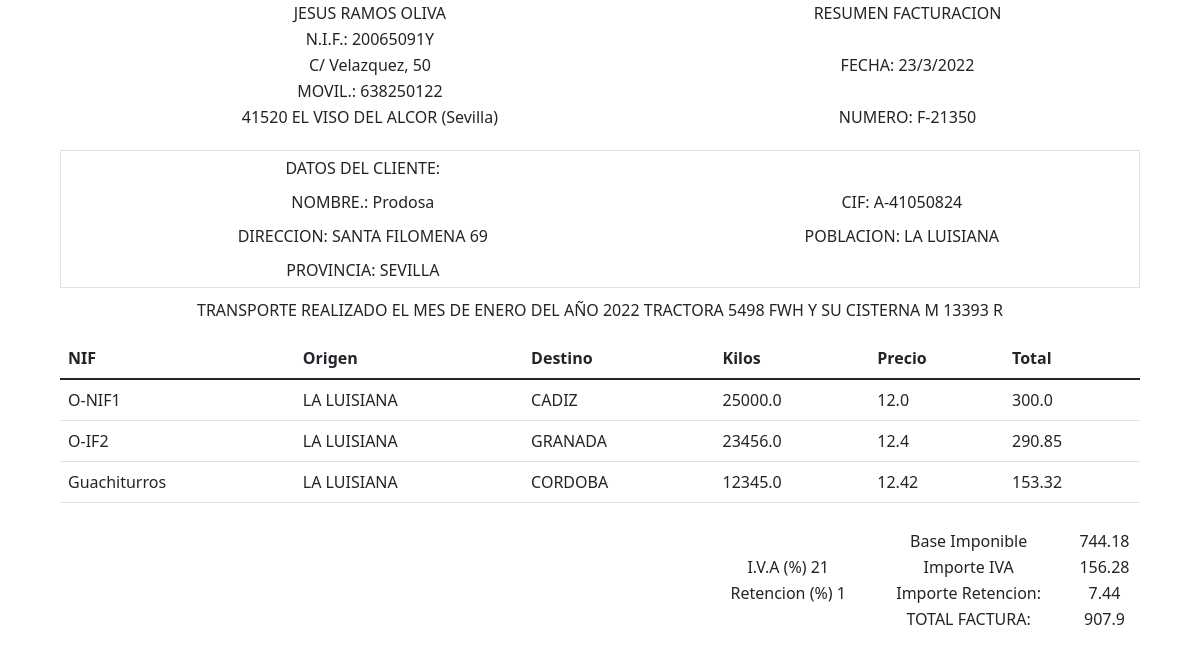
The app's page /factura/, older data.
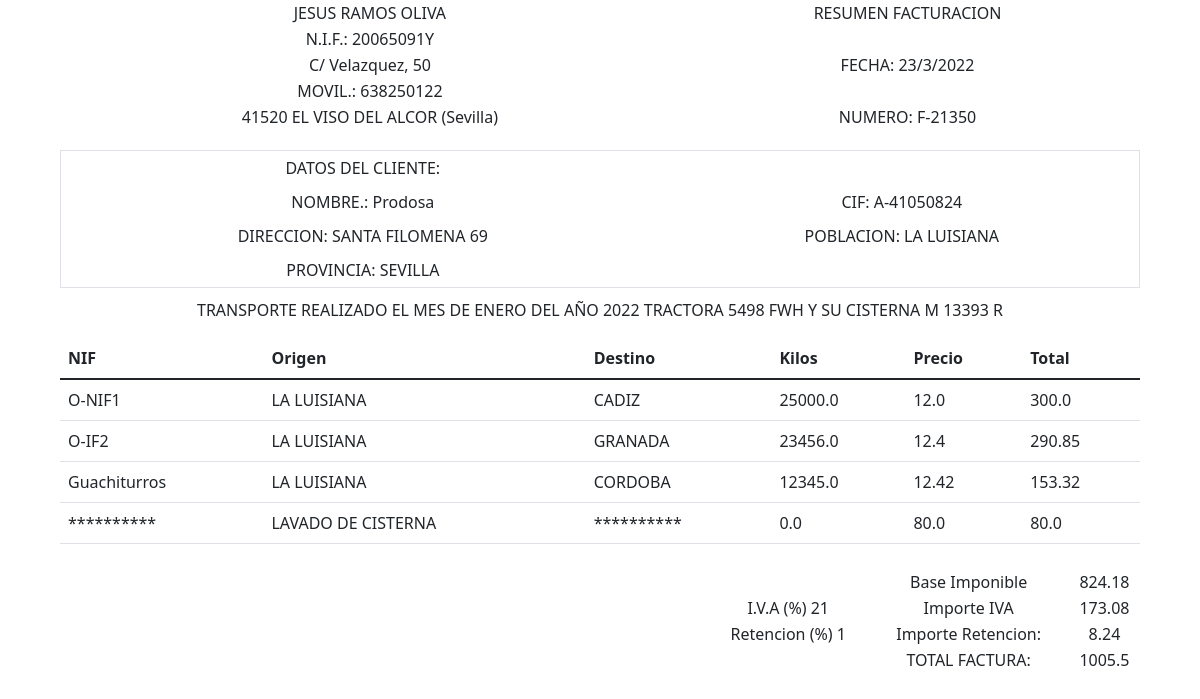
The same page, newer data.
### Factura/models.py (models this page shows, shortened)
class empresa(models.Model):
    nif=models.CharField(max_length=50)
    nombre=models.CharField(max_length=50)
    apellido1=models.CharField(max_length=50)
    apellido2=models.CharField(max_length=50)
    calle=models.CharField(max_length=50)
    movil=models.CharField(max_length=50)
    cp=models.CharField(max_length=50, default='41520')
    localidad=models.CharField(max_length=50, default='EL VISO DEL ALCOR')
    provincia=models.CharField(max_length=50, default='Sevilla')
    matricula=models.CharField(max_length=50)
    matricula_remolque=models.CharField(max_length=50)

class cliente(models.Model):
    cif=models.CharField(max_length=50, primary_key = True)
    nombre=models.CharField(max_length=50)
    direccion=models.CharField(max_length=50)
    provincia=models.CharField(max_length=50)
    poblacion=models.CharField(max_length=50)

class temporal(models.Model):
    empleado=models.CharField(max_length=50)
    cif=models.CharField(max_length=50)
    mes=models.CharField(max_length=50)
    año=models.CharField(max_length=50)
    iva=models.CharField(max_length=50)
    lavado=models.CharField(max_length=50)
    retencion=models.CharField(max_length=50)
    kilosminimos=models.CharField(max_length=50)

class factura(models.Model):
    cif=ForeignKey(cliente, on_delete=models.CASCADE, default=0.0)
    nif=models.CharField(max_length=50)
    origen=models.CharField(max_length=50)
    destino=models.CharField(max_length=50)
    mes=models.CharField(max_length=50, choices=MES)
    año=models.CharField(max_length=50, choices=ANNO)
    kg=models.FloatField(default=0.0)
    precio=models.FloatField(default=0.0)
    total=models.FloatField(default=0.0)
    def __str__(self):
        return '%s %s %s %s %s' % (self.nif, self.origen, self.destino, self.mes, self.año)

### Factura/views.py (the view)
# urls.py: path('factura/', view_html_factura, name='factura'),
def view_html_factura(request):
    array_temporales = obtener_datos_temprales()
    almacenar_lavado_sisterna(array_temporales)
    _cliente = cliente.objects.all().filter(cif=array_temporales[1])
    _empresa = empresa.objects.all().filter(id=array_temporales[0])
    total = almacenar_total_factura(array_temporales)
    iva = total * (float(array_temporales[4]) / 100)
    retencion = total * (float(array_temporales[6]) / 100)
    precio_final = total + iva + retencion
    _factura_con_precio = factura.objects.all().filter(
        cif_id=array_temporales[1], mes=array_temporales[2], año=array_temporales[3])
    nfactura = obtener_numero_factura()
    contexto = {
        'facturas': _factura_con_precio,
        'clientes': _cliente,
        'empresas': _empresa,
        'fecha': obtener_fecha,
        'numero_factura': nfactura,
        'mes': array_temporales[2],
        'año': array_temporales[3],
        'cantidad_iva': array_temporales[4],
        'cantidad_retencion': array_temporales[6],
        'total': round(total,2),
        'iva': round(iva,2),
        'retencion': round(retencion,2),
        'precio_total': round(precio_final,2),
    }
    print(contexto['facturas'])
    return render(request, "factura.html", contexto)

### Factura/Funciones/funciones.py (called while the page is built)
def obtener_fecha():
    now = datetime.now()
    dia = str(now.day)
    mes = str(now.month)
    año = str(now.year)
    fecha = dia + "/" + mes + "/" + año
    return str(fecha)

def obtener_numero_factura():
    numero = str()
    for i in [0,1,2,3,4]:
        numero+= str(random.randint(0, 5))
    return "F-" + numero

def obtener_datos_temprales():
    array_temporales = []
    _temporal = temporal.objects.all()
    for campo in _temporal:
        array_temporales.append(campo.empleado)
        array_temporales.append(campo.cif)
        array_temporales.append(campo.mes)
        array_temporales.append(campo.año)
        array_temporales.append(campo.iva)
        array_temporales.append(campo.lavado)
        array_temporales.append(campo.retencion)
        array_temporales.append(campo.kilosminimos)
    if not array_temporales:
        array_temporales = None
        return array_temporales
    else:
        return array_temporales

def almacenar_total_factura(array_temporales):
    _factura = factura.objects.all().filter(mes=array_temporales[2], año=array_temporales[3], cif_id=array_temporales[1])
    total = 0
    for campo in _factura:
        _id = campo.id
        kg = campo.kg
        precio = campo.precio
        if (campo.origen == "LAVADO DE CISTERNA"):
            factura.objects.filter(id=_id).update(total=precio)
            total = total + (precio)
        else:
            factura.objects.filter(id=_id).update(total=round(precio * (kg / 1000), 2))
            total = total + (precio * (kg / 1000))
    return float(total)

def almacenar_lavado_sisterna(array):
    try:
        lavado_repetido = 0
        _factura = factura.objects.all().filter(mes=array[2], año=array[3], cif_id=array[1])
        for campo in _factura:
            if (campo.origen == "LAVADO DE CISTERNA"):
                lavado_repetido = lavado_repetido + 1
        LAVADO = "LAVADO DE CISTERNA"
        SEPARADOR = "**********"
        if (array[5] == "SI" and lavado_repetido == 0):
            p=factura(cif_id=array[1], nif=SEPARADOR, origen=LAVADO, destino=SEPARADOR, mes=array[2], año=array[3], kg="0", precio="80")
            p.save()
        if(array[5] == "NO" and lavado_repetido == 1):
            factura.objects.filter(cif_id=array[1], nif=SEPARADOR, origen=LAVADO, destino=SEPARADOR, mes=array[2], año=array[3], kg="0", precio="80").delete()
    except Exception as e:
        print(repr(e))

### Factura/template/factura.html (shortened to what this page needs)
{% load static %}
<!DOCTYPE html>
<html lang="en">
<head>
  <link rel="stylesheet" href="{% static 'css/factura.css' %}">
  <link href="https://cdn.jsdelivr.net/npm/bootstrap@5.1.3/dist/css/bootstrap.min.css" rel="stylesheet"
>
</head>
<body>
  <div class="contenedor">
    <div class="empresa">
      <table>
        <tbody>
          {% for empresa in empresas %}
          <tr>
            <td>{{empresa.nombre}} {{empresa.apellido1}} {{empresa.apellido2}}</td>
            <td>RESUMEN FACTURACION</td>
          </tr>
          <tr>
            <td>N.I.F.: {{empresa.nif}}</td>
            <td> </td>
          </tr>
          <tr>
            <td>C/ {{empresa.calle}}</td>
            <td>FECHA: {{fecha}}</td>
          </tr>
          <tr>
            <td>MOVIL.: {{empresa.movil}}</td>
            <td></td>
          </tr>
          <tr>
            <td>{{empresa.cp}} {{empresa.localidad}} ({{empresa.provincia}})</td>
            <td>NUMERO: {{numero_factura}}</td>
            <td></td>
          </tr>
          {% endfor %}
        </tbody>
      </table>
    </div>
    <div class="cliente">
      <table class="border">
        <tbody>
          {% for cliente in clientes %}
          <tr>
            <td class="text-center">DATOS DEL CLIENTE:</td>
            <td class="text-center"></td>
          </tr>
          <tr>
            <td class="text-center">NOMBRE.: {{cliente.nombre}}</td>
            <td class="text-center">CIF: {{cliente.cif}}</td>
          </tr>
          <tr>
            <td class="text-center">DIRECCION: {{cliente.direccion}}</td>
            <td class="text-center">POBLACION: {{cliente.poblacion}}</td>
          </tr>
          <tr>
            <td class="text-center">PROVINCIA: {{cliente.provincia}}</td>
            <td class="text-center"></td>
          </tr>
          {% endfor %}
        </tbody>
      </table>
    </div>
    <div class="camion">
      {% for empresa in empresas %}
      <p class="text-center">TRANSPORTE REALIZADO EL MES DE {{mes}} DEL AÑO {{año}} TRACTORA {{empresa.matricula}} Y SU CISTERNA {{empresa.matricula_remolque}}</p>
      {% endfor %}
    </div>
    <div class="tabla-factura">
      <table class="table">
        <thead>
          <tr>
            <th scope="col">NIF</th>
            <th scope="col">Origen</th>
            <th scope="col">Destino</th>
            <th scope="col">Kilos</th>
            <th scope="col">Precio</th>
            <th scope="col">Total</th>
          </tr>
        </thead>
        <tbody>
          {% for factura in facturas %}
          <tr>
            <td>{{factura.nif}}</td>
            <td>{{factura.origen}}</td>
            <td>{{factura.destino}}</td>
            <td>{{factura.kg}}</td>
            <td>{{factura.precio}}</td>
            <td>{{factura.total}}</td>
          </tr>
          {% endfor %}
        </tbody>
      </table>
    </div>
    <div class="footer">
      <table>
        <tbody>
          <tr>
            <td class="text-center"></td>
            <td class="text-center">Base Imponible</td>
            <td class="text-center">{{total}}</td>
          </tr>
          <tr>
            <td class="text-center">I.V.A (%) {{cantidad_iva}}</td>
            <td class="text-center">Importe IVA</td>
            <td class="text-center">{{iva}}</td>
          </tr>
          <tr>
            <td class="text-center">Retencion (%) {{cantidad_retencion}}</td>
            <td class="text-center">Importe Retencion:</td>
            <td class="text-center">{{retencion}}</td>
          </tr>
          <tr>
            <td class="text-center"></td>
            <td class="text-center">TOTAL FACTURA:</td>
            <td class="text-center">{{precio_total}}</td>
          </tr>
        </tbody>
      </table>
    </div>
  </div>
</body>
</html>

### Factura/static/css/factura.css (style rules this page uses)
body { width: 100%; }
table { width: 100%; }
.contenedor { width: 90%; margin: 0 auto; }
.empresa { text-align: center; margin: 0 auto; margin-bottom: 20px; }
.cliente { margin-top: 5px; width: 100%; margin-bottom: 10px; }
.cliente table { width: 100%; border: 2px solid rgb(0, 0, 0); border-radius: 25px; }
.cliente table td { padding: 5px; }
.tabla-factura td { text-align: left; }
.footer { margin-top: 25px; margin-left: 60%; }
.camion { width: 100%; }
.camion p { width: 100%; }

Row changes from the older to the newer data that the page shows:
added factura: nif "**********", origen "LAVADO DE CISTERNA", destino "**********", kg "0.0", precio "80.0", total "80.0"
Text that changed along with them:
{{ total }}: "744.18" → "824.18"
{{ iva }}: "156.28" → "173.08"
{{ retencion }}: "7.44" → "8.24"
{{ precio_total }}: "907.9" → "1005.5"
